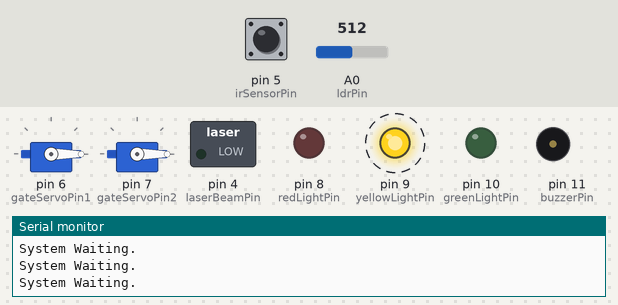
Recording of a sketch running on a simulated Arduino Uno, built with avr-gcc and run on an emulated ATmega328P. Shown: 2 × servo, switched loads named in the sketch (green lamp = pin HIGH), output pins drawn as LEDs (lit = HIGH), buzzer (waves = sounding, pin HIGH), the last lines printed to the serial monitor. Dashed ring = blinking. The inputs (shaded band) are chosen by the test bench; at power-on: pin 5 (irSensorPin) HIGH, A0 (ldrPin) = 512.

Above: at 3.8 s.
3.9 s: pin 5 (irSensorPin) driven LOW
At 5.3 s:
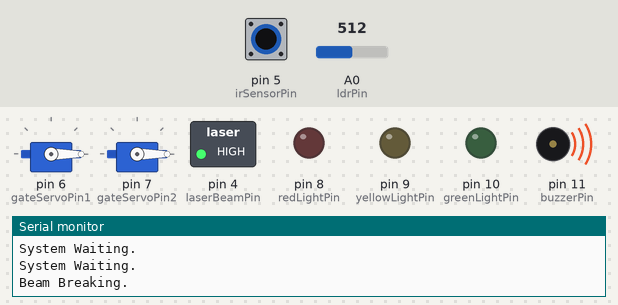
8.9 s: A0 (ldrPin) set to 484
At 11.1 s:
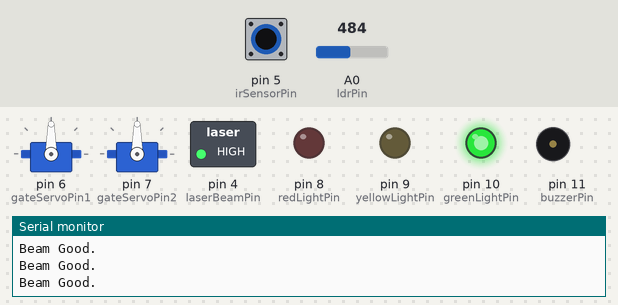
11.4 s: A0 (ldrPin) set to 510
At 11.8 s:
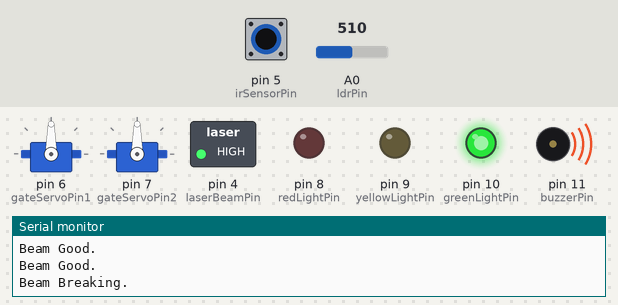
15.6 s: A0 (ldrPin) set to 490
At 16.7 s:
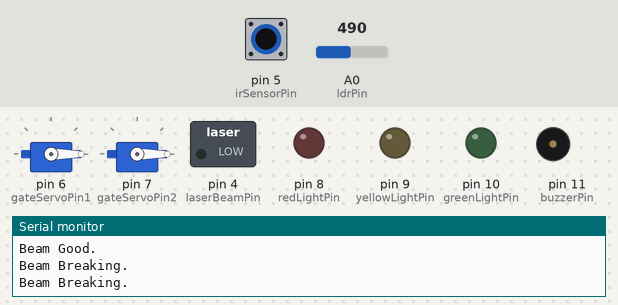
20.6 s: pin 5 (irSensorPin) driven HIGH
At 21.4 s:
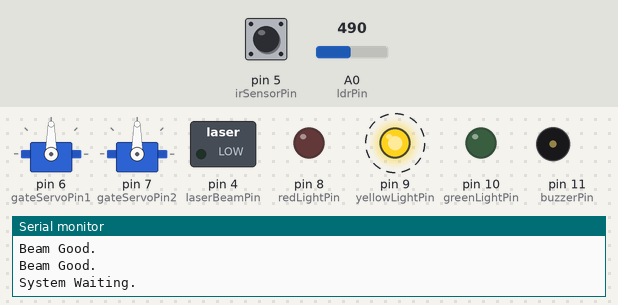
24.1 s: pin 5 (irSensorPin) pulsed LOW 5 times (0.12 s each, 0.3 s apart)
At 27.4 s:
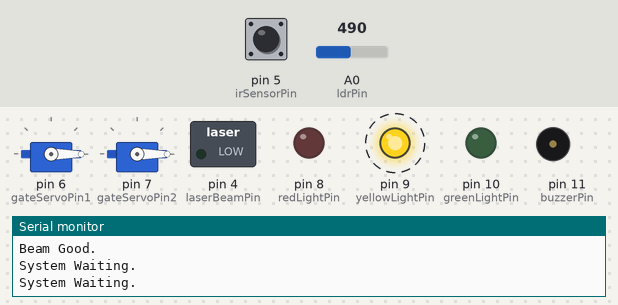
Timing chart, 0 to 28.6 s (numbered marks = the images above; inputs shaded):
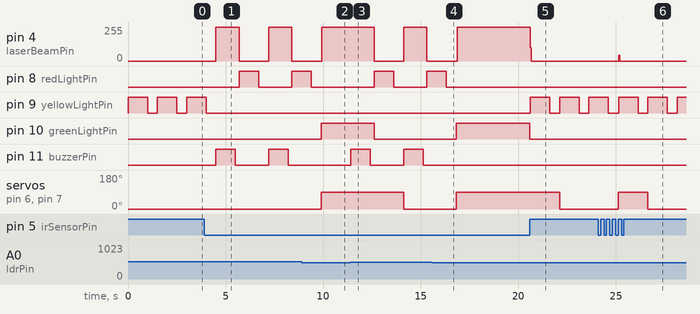

The sketch:

BridgePass.ino
```cpp
#include <Servo.h>

// Function declarations
void openGate(Servo &servo);
void closeGate(Servo &servo);
void playBuzzer();
void blinkYellowLight(int duration, int interval);
void blinkRedLight(int duration, int interval);

// Define pin numbers for components
const int ldrPin = A0;            // LDR sensor analog pin
const int laserBeamPin = 4;       // Laser diode control pin
const int irSensorPin = 5;        // IR Proximity Sensor input pin
const int gateServoPin1 = 6;      // Servo motor control pin for Gate 1
const int gateServoPin2 = 7;      // Servo motor control pin for Gate 2
const int redLightPin = 8;        // Red LED light pin
const int yellowLightPin = 9;     // Yellow LED light pin
const int greenLightPin = 10;     // Green LED light pin
const int buzzerPin = 11;         // Buzzer control pin

Servo gateServo1;
Servo gateServo2;

// Define the threshold value for the LDR
const int thresholdValue = 500;  // Adjust this value as needed


void setup() {
  Serial.begin(9600);

  // Initialize components
  gateServo1.attach(gateServoPin1);
  gateServo2.attach(gateServoPin2);
  pinMode(ldrPin, INPUT);
  pinMode(irSensorPin, INPUT);
  pinMode(laserBeamPin, OUTPUT);
  pinMode(greenLightPin, OUTPUT);
  pinMode(redLightPin, OUTPUT);
  pinMode(yellowLightPin, OUTPUT);
  pinMode(buzzerPin, OUTPUT);

  // Close both gates initially
  closeGate(gateServo1);
  closeGate(gateServo2);
}

void loop() {
  // Read the IR sensor
  int irValue = digitalRead(irSensorPin);
  digitalWrite(laserBeamPin, LOW);

  if (!irValue == HIGH) {
    // IR sensor detected an object, turn on the yellow light
    digitalWrite(laserBeamPin, HIGH);

    // Check the LDR value
    int ldrValue = analogRead(ldrPin);

    if (ldrValue < thresholdValue) {
      // LDR detected light, open the gate and turn on the green light
      Serial.println("Beam Good.");
      digitalWrite(greenLightPin, HIGH);
      digitalWrite(redLightPin, LOW);  // Turn off the red light
      openGate(gateServo1);
      openGate(gateServo2);
    } else {
      // LDR did not detect light, blink the red light
      Serial.println("Beam Breaking.");
      alart();
      digitalWrite(laserBeamPin, LOW);  // Turn on the laser Beam
      digitalWrite(greenLightPin, LOW);  // Turn off the green light
      blinkRedLight(1000, 500);
      closeGate(gateServo1);
      closeGate(gateServo2);
    }
  } else {
    // No object detected by the IR sensor, blink the yellow light
    digitalWrite(greenLightPin, LOW);
    Serial.println("System Waiting.");
    blinkYellowLight(1000, 500);
    digitalWrite(yellowLightPin, LOW);  // Turn off the yellow light
    closeGate(gateServo1);
    closeGate(gateServo2);
  }
}

void openGate(Servo &servo) {
  servo.write(90); // Open the gate (adjust the angle as needed)
}

void closeGate(Servo &servo) {
  servo.write(0); // Close the gate (adjust the angle as needed)
}

void playBuzzer() {
  // Implement the logic for playing the buzzer here
  // You can use tone() function or other methods
}

void blinkYellowLight(int duration, int interval) {
  digitalWrite(yellowLightPin, HIGH);
  delay(duration);
  digitalWrite(yellowLightPin, LOW);
  delay(interval);
}

void blinkRedLight(int duration, int interval) {
  digitalWrite(redLightPin, HIGH);
  delay(duration);
  digitalWrite(redLightPin, LOW);
  delay(interval);
}
void alart(){
  digitalWrite(buzzerPin, HIGH);
  delay(1000);
  digitalWrite(buzzerPin, LOW);
  delay(200);
}
```

Measured:
- the behaviour switches between 500 and 499 on A0 (ldrPin) (found by bisection; images 1 and 2)
- after the input at 3.9 s, pin 4 (laserBeamPin): alternates 255/255 for 1.2 s and 0/255 for 1.5 s, starting after 0.60 s; pin 8 (redLightPin): LOW → HIGH after 1.8 s, → LOW 1.0 s later, → HIGH 1.7 s later; pin 9 (yellowLightPin): goes on until 4.0 s, then stays LOW; pin 11 (buzzerPin): alternates HIGH for 1.0 s and LOW for 1.7 s, starting after 0.60 s
- after the input at 8.9 s, pin 10 (greenLightPin): LOW → HIGH after 1.0 s; pin 11 (buzzerPin): stays LOW (without the input it goes to HIGH after 1.0 s); servo on pin 6 (gateServoPin1), servo on pin 7 (gateServoPin2): 0° → 90° after 1.0 s
- after the input at 11.4 s, pin 4 (laserBeamPin): 255/255 → 0/255 after 1.2 s, → 255/255 1.5 s later, → 0/255 1.2 s later; pin 8 (redLightPin): LOW → HIGH after 1.2 s, → LOW 1.0 s later, → HIGH 1.7 s later
- after the input at 15.6 s, pin 8 (redLightPin): goes on until 16.3 s, then stays LOW; pin 10 (greenLightPin): LOW → HIGH after 1.2 s; pin 11 (buzzerPin): stops changing and stays LOW; servo on pin 6 (gateServoPin1), servo on pin 7 (gateServoPin2): 0° → 90° after 1.2 s
- after the input at 20.6 s, pin 4 (laserBeamPin): 255/255 → 0/255 at once; pin 9 (yellowLightPin): alternates HIGH for 1.0 s and LOW for 0.50 s, starting at once; pin 10 (greenLightPin): HIGH → LOW at once; servo on pin 6 (gateServoPin1), servo on pin 7 (gateServoPin2): 90° → 0° after 1.5 s
- after the input at 24.1 s, pin 4 (laserBeamPin): 0/255 → 44/255 after 1.1 s, → 0/255 0.04 s later; servo on pin 6 (gateServoPin1), servo on pin 7 (gateServoPin2): 0° → 90° after 1.0 s, → 0° 1.5 s later
- by itself, pin 9 (yellowLightPin): alternates HIGH for 1.0 s and LOW for 0.50 s
